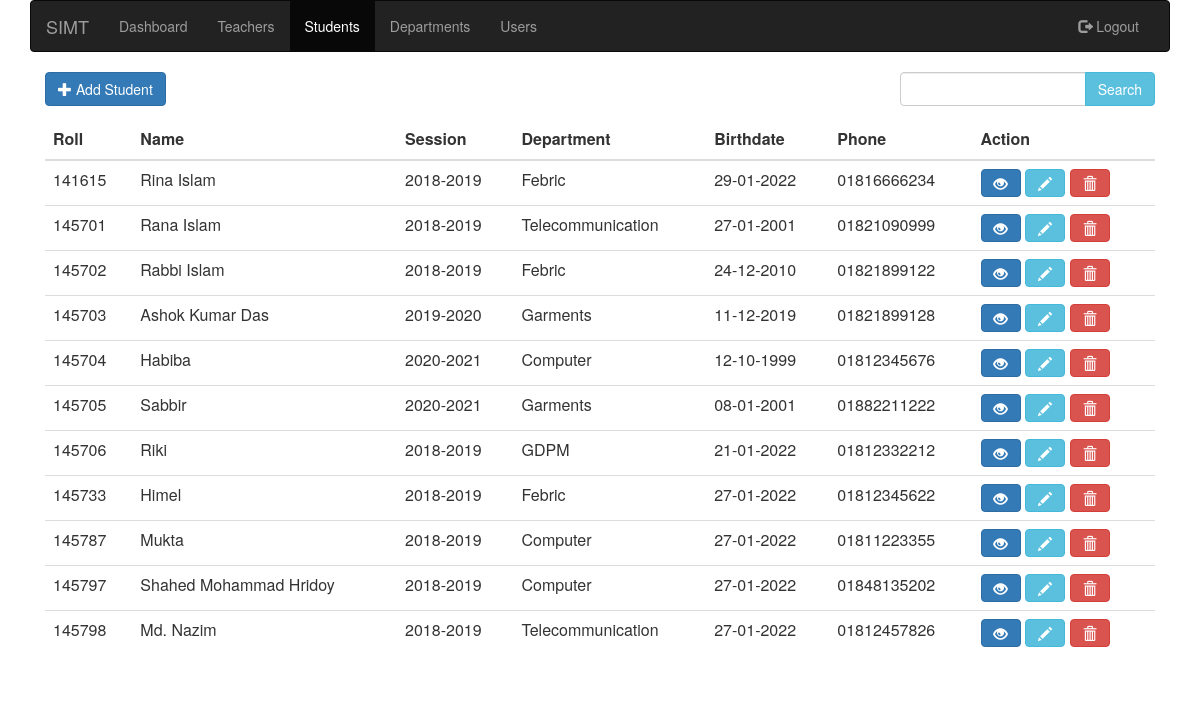
The page /students/index.php (signed in) on the database its author committed.
### tables this page shows
CREATE TABLE `students` (
  `roll` int(6) NOT NULL,
  `name` varchar(30) NOT NULL,
  `session` varchar(9) NOT NULL,
  `department` varchar(20) NOT NULL,
  `birthdate` date NOT NULL DEFAULT current_timestamp(),
  `phone` varchar(11) NOT NULL
);

### students/index.php (the view, shortened to what this page needs)
<?php
include "../api/include.php";
?>
<html lang="en">
<head>
    <link rel="stylesheet" href="https://maxcdn.bootstrapcdn.com/bootstrap/3.4.1/css/bootstrap.min.css">
</head>
<body>
    <div class="container">
        <nav class="navbar navbar-inverse">
            <div class="container-fluid">
                <div class="navbar-header">
                    <a class="navbar-brand" href="../dashboard">SIMT</a>
                </div>
                <div class="collapse navbar-collapse" id="myNavbar">
                    <ul class="nav navbar-nav">
                        <li><a href="../dashboard">Dashboard</a></li>
                        <li><a href="../teachers">Teachers</a></li>
                        <li class="active"><a href="../students">Students</a></li>
                        <li><a href="../departments">Departments</a></li>
                        <li><a href="../users">Users</a></li>
                    </ul>
                    <ul class="nav navbar-nav navbar-right">
                        <li><a href="../api/logout.php"><span class="glyphicon glyphicon-log-out"></span> Logout</a></li>
                    </ul>
                </div>
            </div>
        </nav>
        <div class="col-md-3 hidden-print">
            <button class="btn btn-primary add-btn"><span class="glyphicon glyphicon-plus"></span> Add Student</button>
        </div>
        <div class="col-md-offset-6 col-md-3 hidden-print">
            <form action="" method="POST">
                <div class="input-group">
                    <input type="text" class="form-control" name="search_input" required>
                    <div class="input-group-btn">
                        <input class="btn btn-info" type="submit" value="Search" name="search_button">
                    </div>
                </div>
            </form>
        </div>
        <div class="col-md-12 hidden-print">
            <table class="table">
                <thead>
                    <tr>
                        <th>Roll</th>
                        <th>Name</th>
                        <th>Session</th>
                        <th>Department</th>
                        <th>Birthdate</th>
                        <th>Phone</th>
                        <th>Action</th>
                    </tr>
                </thead>
                <tbody>
                    <?php
                    if(isset($_POST['search_button'])){
                        $search_input = $_POST['search_input'];
                        $SQL = "SELECT * FROM `students` WHERE CONCAT(`roll`,`name`,`phone`,`session`,`department`) LIKE '%$search_input%'";
                    } else {
                        $SQL = "SELECT * FROM students";
                    }
                    $result = mysqli_query($mysqli,$SQL);
                    if($result->num_rows > 0){
                        while($row = $result->fetch_assoc()){
                            print "<tr>";
                            print "<td>".$row['roll']."</td>";
                            print "<td>".$row['name']."</td>";
                            print "<td>".$row['session']."</td>";
                            print "<td>".$row['department']."</td>";
                            print "<td>".date_format(date_create($row['birthdate']),"d-m-Y")."</td>";
                            print "<td>".$row['phone']."</td>";
                            print "<td><button class='btn btn-primary view-btn'><span class='glyphicon glyphicon-eye-open'></span></button> ";
                            print "<button class='btn btn-info edit-btn'><span class='glyphicon glyphicon-pencil'></span></button> ";
                            print "<button class='btn btn-danger dlt-btn'><span class='glyphicon glyphicon-trash'></span></button></td>";
                            print "</tr>";
                        }
                    } else {
                        echo "<tr><td colspan='6'>No Data Found</td></tr>";
                    }
                    ?>
                </tbody>
            </table>
        </div>
    </div>
</body>
</html>

### rows shown on the page
students: roll "141615", name "Rina Islam", session "2018-2019", department "Febric", birthdate "29-01-2022", phone "01816666234"
students: roll "145701", name "Rana Islam", session "2018-2019", department "Telecommunication", birthdate "27-01-2001", phone "01821090999"
students: roll "145702", name "Rabbi Islam", session "2018-2019", department "Febric", birthdate "24-12-2010", phone "01821899122"
students: roll "145703", name "Ashok Kumar Das", session "2019-2020", department "Garments", birthdate "11-12-2019", phone "01821899128"
students: roll "145704", name "Habiba", session "2020-2021", department "Computer", birthdate "12-10-1999", phone "01812345676"
students: roll "145705", name "Sabbir", session "2020-2021", department "Garments", birthdate "08-01-2001", phone "01882211222"
students: roll "145706", name "Riki", session "2018-2019", department "GDPM", birthdate "21-01-2022", phone "01812332212"
students: roll "145733", name "Himel", session "2018-2019", department "Febric", birthdate "27-01-2022", phone "01812345622"
students: roll "145787", name "Mukta", session "2018-2019", department "Computer", birthdate "27-01-2022", phone "01811223355"
students: roll "145797", name "Shahed Mohammad Hridoy", session "2018-2019", department "Computer", birthdate "27-01-2022", phone "01848135202"
students: roll "145798", name "Md. Nazim", session "2018-2019", department "Telecommunication", birthdate "27-01-2022", phone "01812457826"
